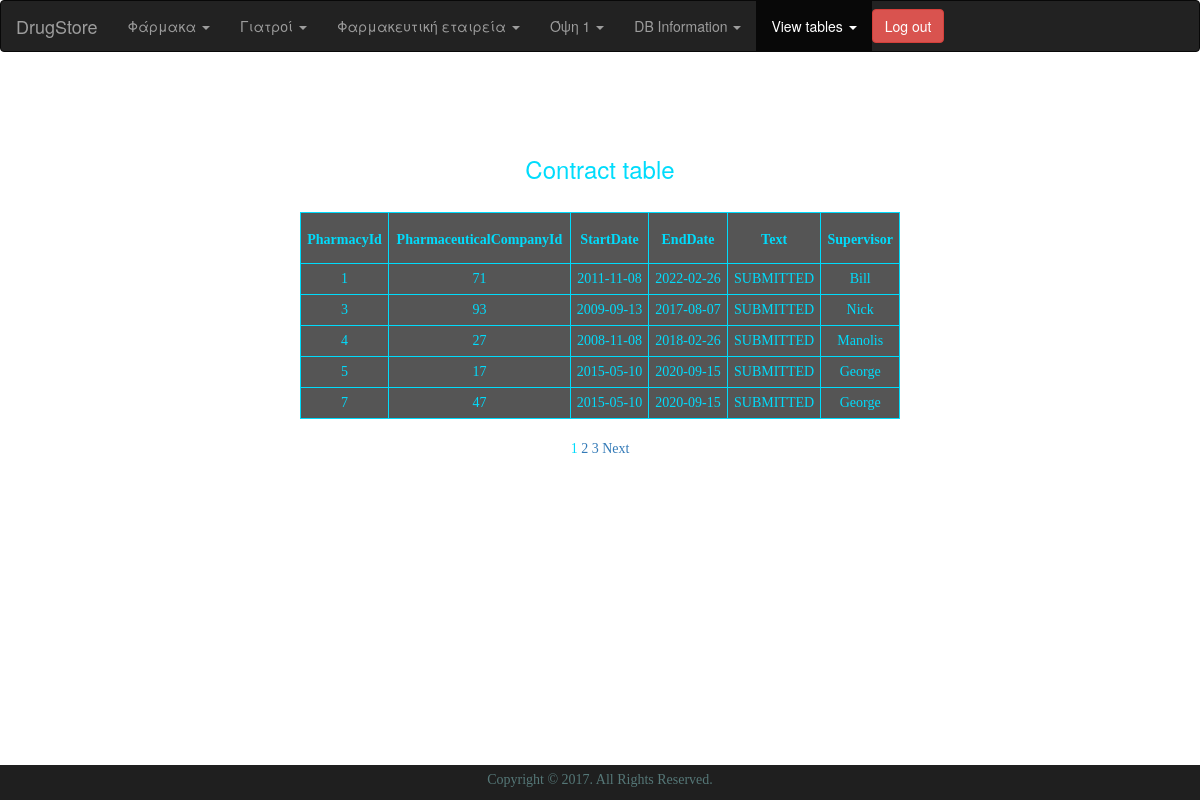
The app's page /site2/view_contract.php (signed in) with its own data.
### tables this page shows
create table Contract(
PharmacyId int not null,
PharmaceuticalCompanyId int not null,
StartDate date not null,
EndDate date not null,
Text varchar(20),
Supervisor varchar(15),
foreign key(PharmacyId) references Pharmacy(PharmacyId) ON DELETE CASCADE ON UPDATE CASCADE,
foreign key(PharmaceuticalCompanyId) references PharmaceuticalCompany(PharmaceuticalCompanyId) ON DELETE CASCADE ON UPDATE CASCADE,
constraint cntr_key primary key(PharmacyId,PharmaceuticalCompanyId) ,
constraint DatesCompatibility check(EndDate>StartDate));

### site2/view_contract.php (the view, shortened to what this page needs)
<!DOCTYPE html>
<html lang="en">
<head>
  <link href="css/bootstrap.min.css" rel="stylesheet">
</head>
<body background="images/30.jpg">
<div>
<nav class="navbar navbar-inverse">
  <div class="container-fluid">
    <div class="navbar-header">
      <a class="navbar-brand" href="http://localhost:8888/site2/index.php">DrugStore</a>
    </div>
    <ul class="nav navbar-nav">
	  <li class="dropdown">
	  	<a class="dropdown-toggle" data-toggle="dropdown" href="#">Φάρμακα
	    	<span class="caret"></span></a>
	        </li>
      <li>
	  <li class="dropdown">
	  	<a class="dropdown-toggle" data-toggle="dropdown" href="#">Γιατροί
	    	<span class="caret"></span></a>
	        </li>
      <li>
  	  <li class="dropdown">
  	  	<a class="dropdown-toggle" data-toggle="dropdown" href="#">Φαρμακευτική εταιρεία
  	    	<span class="caret"></span></a>
  	        </li>
        <li>
  	  <li class="dropdown">
  	  	<a class="dropdown-toggle" data-toggle="dropdown" href="#">Όψη 1
  	    	<span class="caret"></span></a>
  	        </li>
        <li>
		<li class="dropdown">
			<a class="dropdown-toggle" data-toggle="dropdown" href="#">DB Information
		  	<span class="caret"></span></a>
		      </li>
		<li>
        <li>
  	  <li class="active">
  	  	<a class="dropdown-toggle" data-toggle="dropdown" href="#">View tables
  	    	<span class="caret"></span></a>
  	        </li>
        <li>
			<button class="btn btn-danger navbar-btn navbar-right"><a href="logout.php"><font color="white">Log out</font></a></button>
    </ul>
  </div>
</nav>
<?php
		require_once('mysqli_connect.php');
		$display = 5;
		if (isset($_GET['p']) && is_numeric($_GET['p'])){
			$pages = $_GET['p'];
		}else{
			$q = "SELECT COUNT(PharmacyId) FROM Contract";
			$r = @mysqli_query($conn, $q);
			$row = @mysqli_fetch_array($r, MYSQLI_NUM);
			$records = $row[0];
			if ($records > $display){
				$pages = ceil($records/$display);
			}else{
				$pages = 1;
			}
		}
		if (isset($_GET['s']) && is_numeric($_GET['s'])){
			$start = $_GET['s'];
		}else{
			$start = 0;
		}
		$q = "SELECT PharmacyId,PharmaceuticalCompanyId,StartDate,EndDate,Text,Supervisor FROM Contract ORDER BY PharmacyId ASC LIMIT $start, $display";
		$r = @mysqli_query($conn, $q);
		echo '<h3>Contract table</h3>';
		echo '</br><table align="center" cellspacing="3" cellpadding="3" width="50%">
			<tr>
				<td align="left"><h5><b>PharmacyId</b></h5></td>
				<td align="left"><h5><b>PharmaceuticalCompanyId</b></h5></td>
				<td align="left"><h5><b>StartDate</b></h5></td>
				<td align="left"><h5><b>EndDate</b></h5></td>
				<td align="left"><h5><b>Text</b></h5></td>
				<td align="left"><h5><b>Supervisor</b></h5></td>
			</tr>';
		while ($row = mysqli_fetch_array($r, MYSQLI_ASSOC)){
			echo '<tr>
					<td align="left">' . $row['PharmacyId'] . '</td>
					<td align="left">' . $row['PharmaceuticalCompanyId'] . '</td>
					<td align="left">' . $row['StartDate'] . '</td>
					<td align="left">' . $row['EndDate'] . '</td>
					<td align="left">' . $row['Text'] . '</td>
					<td align="left">'  . $row['Supervisor'] . '</td>
				  </tr>';
		}
		echo '</table>';
		if ($pages > 1){
			echo '<br /><p>';
			$current_page = ($start/$display)+1;
				for ($i=1; $i<=$pages; $i++){
					if ($i != $current_page){
						echo '<a href="view_contract.php?s=' . (($display *
						($i - 1))) . '&p=' . $pages . '">' . $i . '</a> ';
					}else{
						echo $i . ' ';
					}
				}
				if ($current_page != $pages){
					echo '<a href="view_contract.php?s=' . ($start + $display) . '&p=' . $pages . '">Next</a>';
				}
				echo '</p>';
		}
?>
<footer>
<section class="copyright-section">
<div class="container">
<div class="row">
<div class="col-sm-12">
<div class="copyright">
<p>Copyright &copy; 2017. All Rights Reserved.</p>
</div>
</div>
</div>
</div>
</section>
</footer>
</div>
</body>
</html>

### site2/view_contract.php (style rules this page uses)
html, body { background-repeat:no-repeat; background-size:cover; width: 100%; height: 100%; }
footer { background: #1F1F1F; bottom: 0; position:fixed; right:0; left:0; }
footer .copyright-section { background: #1F1F1F; padding: 10px 1000; }
footer .copyright-section .copyright { margin-top: 5px; }
footer .copyright-section .copyright p { text-align: center; color: #577; }
p,td,b { color:#00DCFC; text-align:center; font-family: "Comic Sans MS"; }
h1,h3,h4,h5 { margin-top: 1em; color:#00DCFC; text-align:center; }
table, th, td { border: 1px solid #00DCFC; border-collapse: collapse; empty-cells: hide; background: RGBA(31, 31, 31, 0.5); }
th, td { padding: 5px; text-align: center; }

### records on screen
contract: PharmacyId "1", PharmaceuticalCompanyId "71", StartDate "2011-11-08", EndDate "2022-02-26", Text "SUBMITTED", Supervisor "Bill"
contract: PharmacyId "3", PharmaceuticalCompanyId "93", StartDate "2009-09-13", EndDate "2017-08-07", Text "SUBMITTED", Supervisor "Nick"
contract: PharmacyId "4", PharmaceuticalCompanyId "27", StartDate "2008-11-08", EndDate "2018-02-26", Text "SUBMITTED", Supervisor "Manolis"
contract: PharmacyId "5", PharmaceuticalCompanyId "17", StartDate "2015-05-10", EndDate "2020-09-15", Text "SUBMITTED", Supervisor "George"
contract: PharmacyId "7", PharmaceuticalCompanyId "47", StartDate "2015-05-10", EndDate "2020-09-15", Text "SUBMITTED", Supervisor "George"
